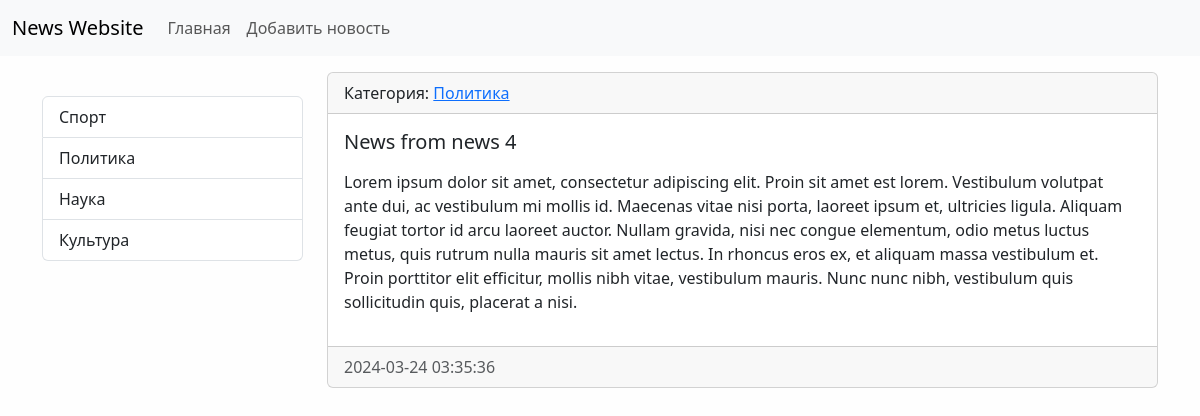
Before: /news/11/ with the older database file.
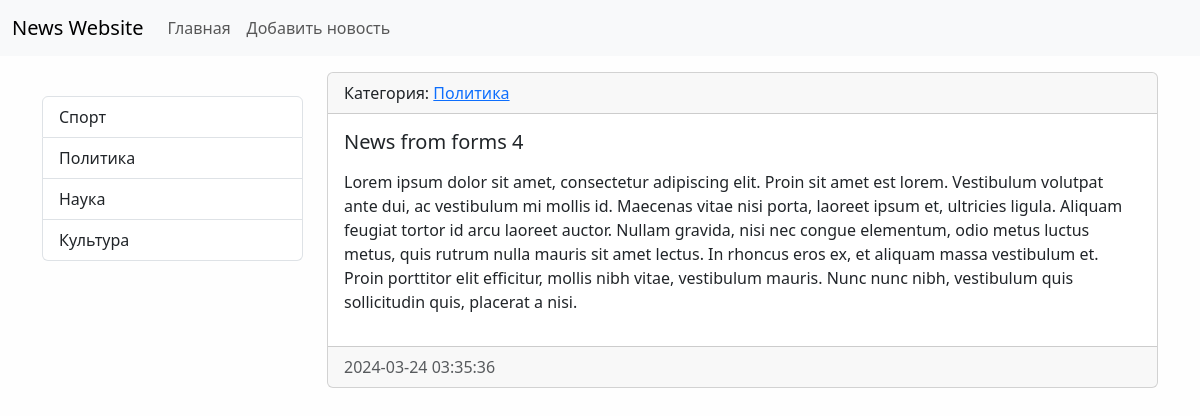
After: the same page with the newer database file.
### news/models.py (models this page shows, shortened)
class News(models.Model):
    title = models.CharField(max_length = 150, verbose_name='Наименование')
    content = models.TextField(blank = True, verbose_name='Контент')
    created_at = models.DateTimeField(auto_now_add = True, verbose_name='Дата публикации')
    updated_at = models.DateTimeField(auto_now = True, verbose_name='Обновлено')
    is_published = models.BooleanField(default=True, verbose_name='Опубликовано')
    category = models.ForeignKey('Category', on_delete=models.PROTECT, verbose_name='Категория')
    class Meta:
        verbose_name = 'Новость'
        verbose_name_plural = 'Новости'
        ordering = ['-created_at']

class Category(models.Model):
    title = models.CharField(max_length=150, db_index=True, verbose_name='Наименование категории')
    def get_absolute_url(self):
        return reverse('category', kwargs={'category_id': self.pk})
    class Meta:
        verbose_name = 'Категория'
        verbose_name_plural = 'Категории'
        ordering = ['-title']

### news/views.py (the view)
# urls.py: path('news/<int:pk>/', ViewNews.as_view(), name='view_news'),
class ViewNews(DetailView):
    model = News
    context_object_name = 'news_item'

### news/templatetags/news_tags.py (called while the page is built)
@register.inclusion_tag('news/list_categories.html')
def show_categories(arg1='Hello', arg2='world'):
    categories = Category.objects.all()
    return {'categories': categories}

### news/templates/news/news_detail.html (shortened to what this page needs)
{% extends 'base.html'%}
{% block sidebar %}
  {% include 'inc/_sidebar.html'%}
{% endblock %}
{% block content %}
  <div class="card mb-3">
    <div class="card-header">
      Категория:
      <a href="{{news_item.category.get_absolute_url}}">{{news_item.category.title}}</a>
    </div>
    <div class="card-body">
      <h5 class="card-title">{{news_item.title}}</h5>
      <p class="card-text">{{news_item.content|linebreaks}}</p>
    </div>
    <div class="card-footer text-body-secondary">
      {{news_item.created_at|date:'Y-m-d H:i:s'}}
    </div>
  </div>
{% endblock %}

Changed rows visible on the page:
changed News "Политика": title "News from news 4" → "News from forms 4"
